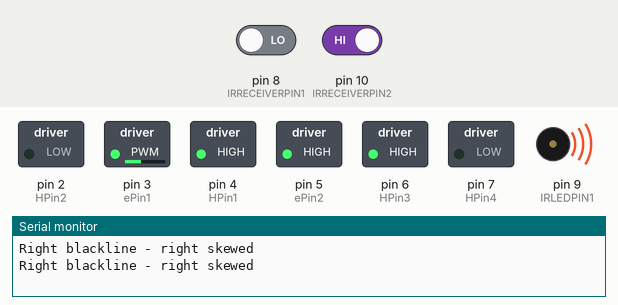
Recording of a sketch running on a simulated Arduino Uno, built with avr-gcc and run on an emulated ATmega328P. Shown: switched loads named in the sketch (green lamp = pin HIGH), buzzer (waves = sounding), the last lines printed to the serial monitor. Inputs (shaded band) come from the test bench; at power-on: pin 8 (IRRECEIVERPIN1) LOW, pin 10 (IRRECEIVERPIN2) HIGH.

Above: at 1.2 s.
1.3 s: pin 8 (IRRECEIVERPIN1) driven HIGH
At 2.6 s:
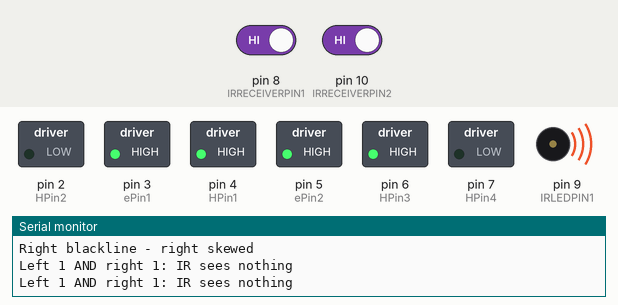
3.4 s: pin 10 (IRRECEIVERPIN2) driven LOW
At 4.1 s:
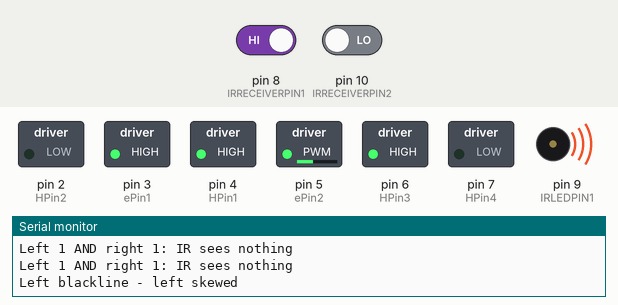
5.2 s: pin 8 (IRRECEIVERPIN1) driven LOW
At 6.7 s:
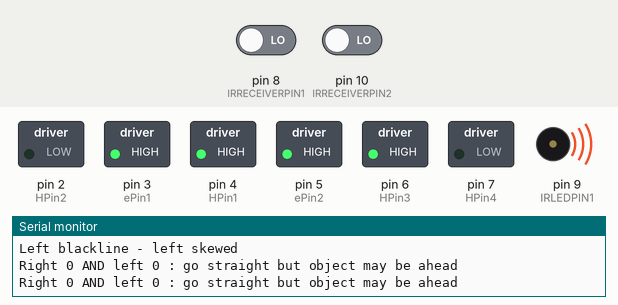
7.0 s: pin 10 (IRRECEIVERPIN2) driven HIGH
At 8.4 s:
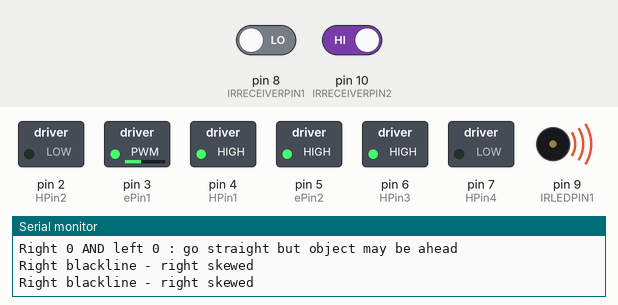
Timing chart, 0 to 9.8 s (numbered marks = the images above; inputs shaded):
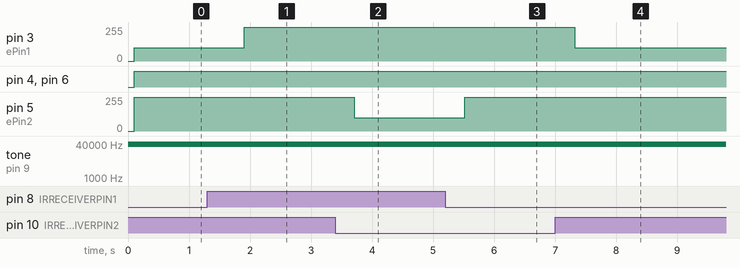

Measured:
- after the input at 1.3 s, pin 3 (ePin1): 100/255 → 255/255 after 0.61 s
- after the input at 3.4 s, pin 5 (ePin2): 255/255 → 100/255 after 0.31 s
- after the input at 5.2 s, pin 5 (ePin2): 100/255 → 255/255 after 0.32 s
- after the input at 7.0 s, pin 3 (ePin1): 255/255 → 100/255 after 0.32 s

The sketch:

Progress_Evaluation_One_1.ino
```cpp
/***********************INTRODUCTION*********************************
* This module combines the functions of the IR sensors with the     *
* supersonic distance sensor. The goal is to use IR sensor to avoid *
* the hoppers and the walls and the distance sensor indicate        *
* how far away the obstacles are. The goal is for later utilizing   *
* the same sensors for navigation and critical failure situations   *
*/


/********************VERSIONS AND UPDATES***************************
* Initial code: February 10, 2015
*/

/********************SPECIFICATIONS*******************************
* Using 2 IRs and 1 distance sensor to control motor (wheel) spin
*   - IR can detect up to 10 cm (from the breadboard)
*   - Distance sensor can detect over a large range
* Given left IR sensor detects an object:
*   - left wheel moves faster than right wheel
* Given right IR sensor detects an object:
*   - left wheel moves slower than right wheel
* Given that both right and left IR sensor detects an object:
*   NOTE: it maybe really wide and the robot can squeeze through
*         so it maybe okay to keep going
*   - check distance sensor
* Given that the distance sensor is <= 7cm
*   - stop
*   - Go backwards until the sensor reads 7cm
*   - Rotate 180?
*   - check IR sensors (until at least one of them reads '1')
* Else keep going straight
*/

#include "Arduino.h"
#include "Sensor.h"
#include "Robot_Movement.h"

#define SAFEDISTANCE 7  //in cm

void setup()
{
  Serial.begin(9600);
  pinMode(IRLEDPIN1 , OUTPUT);
  pinMode(IRRECEIVERPIN1 , INPUT);
  pinMode(IRRECEIVERPIN2 , INPUT);
  //for left motor
  pinMode(HPin1, OUTPUT);
  pinMode(HPin2, OUTPUT);
  //for right motor
  pinMode(HPin3, OUTPUT);
  pinMode(HPin4, OUTPUT);

  pinMode(ePin2, OUTPUT);  //left
  pinMode(ePin1, OUTPUT);  //right
  /*
  pinMode(TRIGPIN, OUTPUT);
  pinMode(ECHOPIN, INPUT);
  */
}

void loop() // Main loop auto-repeats
{
  tone(IRLEDPIN1, FREQUENCY);

  //goal is to take a lot of measurements and then take the average
  unsigned int IRL = 0;  //temp IR Left
  unsigned int IRR = 0;  //temp IR Right
  unsigned int counter = 100;

  unsigned int irLeft;
  unsigned int irRight;

  for (unsigned int i = 0; i < counter; i++)
  {
    irLeft = digitalRead (IRRECEIVERPIN1);
    delay(1);
    irRight = digitalRead (IRRECEIVERPIN2);
    IRL = irLeft + IRL;
    IRR = irRight + IRR;
  }

  if (IRR < 50)
  {
    irRight = 0;
  }
  else
  {
    irRight = 1;
  }

  if (IRL < 50)
  {
    irLeft = 0;
  }
  else
  {
    irLeft = 1;
  }

  if (irRight == 0 && irLeft ==0)
  //Right sensor sees and left sensor sees white
  {
    Serial.println("Right 0 AND left 0 : go straight but object may be ahead");
    moveForward (HPin1, HPin2, HPin3, HPin4);
  }
  else if (irLeft ==1 && irRight == 1)
  //left and right sensor sees blackline
  {
    Serial.println("Left 1 AND right 1: IR sees nothing");
    moveForward (HPin1, HPin2, HPin3, HPin4);
  }
  else if (irLeft == 1)
  //left sensor sees blackline
  {
    Serial.println("Left blackline - left skewed");
    pivotRight(HPin1, HPin2, HPin3, HPin4,ePin1, ePin2);
  }
  else
  //Right sensor sees blackline
  {
    Serial.println("Right blackline - right skewed");
    pivotLeft(HPin1, HPin2, HPin3, HPin4, ePin1, ePin2);
  }
  delay (500);

  //Check if the distance to the wall is okay
 // long distance = distanceDetect(TRIGPIN,ECHOPIN);

  // backup until safe distance
  // NOTE: this is based on the assumpution that it is not going to back up straight
 /* while (distance < SAFEDISTANCE)
  {
      moveBackward(HPin1, HPin2, HPin3, HPin4);
      distance = distanceDetect(TRIGPIN,ECHOPIN);
  }
  */
}
```

IR_Sensor.cpp
```cpp
/* Robot_Naviagation.cpp
* functions to move the robot
*/
#include "Arduino.h"
#include "Sensor.h"

unsigned int irDetect(unsigned int irLedPin, unsigned int irReceiverPin, unsigned int frequency)
{
  tone(irLedPin, frequency);
  delay(1); // Wait 2 ms
  unsigned int ir = digitalRead(irReceiverPin);
  delay(1); // Down time before recheck
  noTone(irLedPin);
  return ir;
}
```

Robot_Movement.cpp
```cpp
/* Robot_Movement.cpp
* functions to move the robot
*/
#include "Arduino.h"
#include "Robot_Movement.h"

void moveBackward (unsigned int HPin1, unsigned int HPin2, unsigned int HPin3, unsigned int HPin4)
{

  digitalWrite(HPin1,LOW);
  digitalWrite(HPin2,HIGH);
  digitalWrite(HPin3,LOW);
  digitalWrite(HPin4,HIGH);
}
void moveForward (unsigned int HPin1, unsigned int HPin2, unsigned int HPin3, unsigned int HPin4)
{
  analogWrite(ePin2, 255);  //right wheel
  analogWrite(ePin1, 255);  //right wheel
  digitalWrite(HPin1,HIGH);
  digitalWrite(HPin2,LOW);
  digitalWrite(HPin3,HIGH);
  digitalWrite(HPin4,LOW);

}
void STOP (unsigned int HPin1, unsigned int HPin2, unsigned int HPin3, unsigned int HPin4)
{
  digitalWrite(HPin1,LOW);
  digitalWrite(HPin2,LOW);
  digitalWrite(HPin3,LOW);
  digitalWrite(HPin4,LOW);
}
void turnLeft(unsigned int HPin1, unsigned int HPin2, unsigned int HPin3, unsigned int HPin4)
{
  //analogWrite(enPin1, 0);
  //analogWrite(enPin2, 255);
  /*stop the left wheel*/
  digitalWrite(HPin1,LOW);
  digitalWrite(HPin2,LOW);
  digitalWrite(HPin3,HIGH);
  digitalWrite(HPin4,LOW);

}
void turnRight(unsigned int HPin1, unsigned int HPin2, unsigned int HPin3, unsigned int HPin4)
{
  //analogWrite(enPin1, );
  //analogWrite(enPin2, );

  /*stop the left wheel*/
  digitalWrite(HPin1,HIGH);
  digitalWrite(HPin2,LOW);
  digitalWrite(HPin3,LOW);
  digitalWrite(HPin4,LOW);

}
void rotate(unsigned int HPin1, unsigned int HPin2, unsigned int HPin3, unsigned int HPin4)
{
  /**/
  digitalWrite(HPin1,LOW);
  digitalWrite(HPin2,HIGH);

  digitalWrite(HPin3,HIGH);
  digitalWrite(HPin4,LOW);
}
void pivotLeft(unsigned int HPin1, unsigned int HPin2, unsigned int HPin3, unsigned int HPin4, unsigned int ePin1, unsigned int ePin2)
{

  analogWrite(ePin1, TURNING_SPEED_SLOWER_WHEEL);  //left wheel
  analogWrite(ePin2, 255);  //right wheel
  digitalWrite(HPin1,HIGH);
  digitalWrite(HPin2,LOW);
  digitalWrite(HPin3,HIGH);
  digitalWrite(HPin4,LOW);

}
void pivotRight(unsigned int HPin1, unsigned int HPin2, unsigned int HPin3, unsigned int HPin4, unsigned int ePin1, unsigned int ePin2)
{

  analogWrite(ePin2, TURNING_SPEED_SLOWER_WHEEL);  //right wheel
  analogWrite(ePin1, 255);  //left wheel
  digitalWrite(HPin1,HIGH);
  digitalWrite(HPin2,LOW);
  digitalWrite(HPin3,HIGH);
  digitalWrite(HPin4,LOW);

}
```

Robot_Movement.h
```cpp
/*
*  Robot_Movement.h
* Library header file for Robot_Movement functions
*/
  #include "Arduino.h"
  /*left wheel pins*/
  const unsigned int HPin1 = 4;
  const unsigned int HPin2 = 2;
  /*right wheel pins*/
  const unsigned int HPin3 = 6;
  const unsigned int HPin4 = 7;

  /*Speed control pins*/
  const unsigned int ePin1 = 3;
  const unsigned int ePin2 = 5;

 const unsigned int TURNING_SPEED_SLOWER_WHEEL = 100;
 // const unsigned int TURNING_SPEED_FASTER_WHEEL = ;
 // const unsigned int ROTATIONAL_SPEED = ;

  void moveForward (unsigned int HPin1, unsigned int HPin2, unsigned int HPin3, unsigned int HPin4);
  void moveBackward (unsigned int HPin1, unsigned int HPin2, unsigned int HPin3, unsigned int HPin4);
  void STOP (unsigned int HPin1, unsigned int HPin2, unsigned int HPin3, unsigned int HPin4);
  void turnLeft(unsigned int HPin1, unsigned int HPin2, unsigned int HPin3, unsigned int HPin4);
  void turnRight(unsigned int HPin1, unsigned int HPin2, unsigned int HPin3, unsigned int HPin4);
  void rotate(unsigned int HPin1, unsigned int HPin2, unsigned int HPin3, unsigned int HPin4);
  void pivotLeft(unsigned int HPin1, unsigned int HPin2, unsigned int HPin3, unsigned int HPin4, unsigned int ePin1, unsigned int ePin2);
  void pivotRight(unsigned int HPin1, unsigned int HPin2, unsigned int HPin3, unsigned int HPin4, unsigned int ePin1, unsigned int ePin2);
```

distance_sensor.cpp
```cpp
/* distance_sensor.cpp
* functions to sence the distance of an object infront of the robot
*/
#include "Arduino.h"
#include "sensor.h"

long distanceDetect(unsigned int trigPin, unsigned int echoPin)
{
  digitalWrite(trigPin, LOW);
  delayMicroseconds(5);
  digitalWrite(trigPin, HIGH);
  delayMicroseconds(10);
  digitalWrite(trigPin, LOW);

  pinMode(echoPin, INPUT);
  long duration = pulseIn(echoPin, HIGH);
  long distance = (duration/2) / 29.1;

  return distance;
}
```

sensor.h
```cpp
/*
*Sensors.h
*Contains:
*  - IR sensor
*  - Distance sensor
*/

#include "Arduino.h"

const unsigned int IRLEDPIN1 = 9;
const unsigned int IRRECEIVERPIN1 = 8;  //left
//const unsigned int IRLEDPIN2 = ;
const unsigned int IRRECEIVERPIN2 = 10; //right
const unsigned int FREQUENCY = 37900;
/*
const unsigned int TRIGPIN = 10;
const unsigned int ECHOPIN = 11;
*/

//unsigned int irDetect(unsigned int irLedPin, unsigned int irReceiverPin, unsigned int frequency);
//long distanceDetect(unsigned int trigPin, unsigned int echoPin);
```
